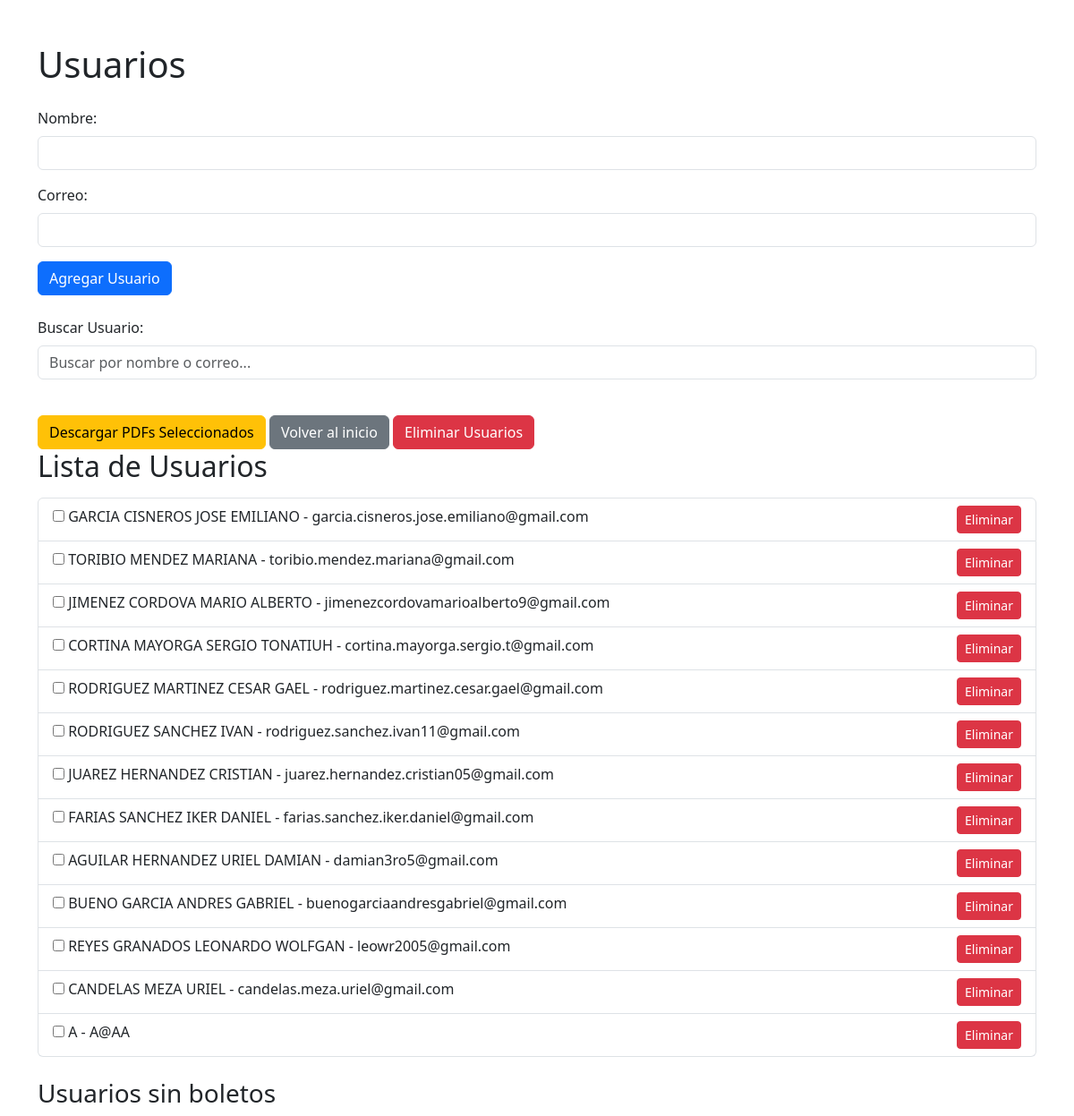
The page /usuarios on the database as committed earlier.
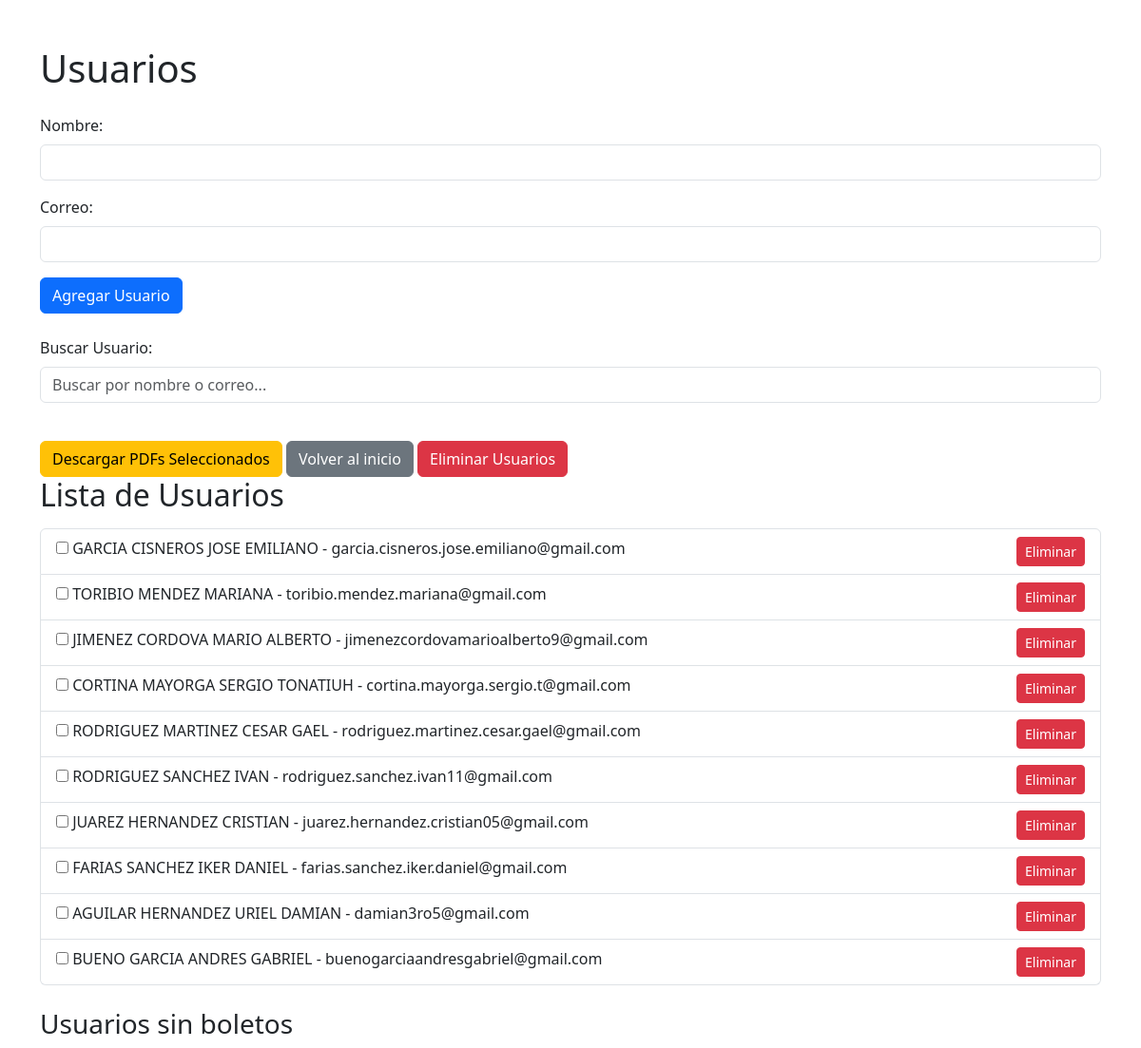
The same page on the database as committed later.
### app.py (models this page shows)
class Usuario(db.Model):
    id = db.Column(db.Integer, primary_key=True)
    nombre = db.Column(db.String(100), nullable=False)
    correo = db.Column(db.String(100), unique=True, nullable=False)
    boletos = db.relationship('Boleto', backref='usuario', lazy=True)

### app.py (the view, shortened to what this page needs)
@app.route('/usuarios', methods=['GET', 'POST'])
def usuarios():
    usuarios = Usuario.query.all()
    return render_template('usuarios.html', usuarios=usuarios)

### templates/usuarios.html (shortened to what this page needs)
<!DOCTYPE html>
<html lang="es">
  <head>
    <link
      href="https://cdn.jsdelivr.net/npm/bootstrap@5.3.0-alpha1/dist/css/bootstrap.min.css"
      rel="stylesheet"
    />
  </head>
  <body>
    <div class="container mt-5">
      <h1 class="mb-4">Usuarios</h1>
      <form method="POST" class="mb-4">
        <div class="mb-3">
          <label for="nombre" class="form-label">Nombre:</label>
          <input
            type="text"
            name="nombre"
            id="nombre"
            class="form-control"
            required
          />
        </div>
        <div class="mb-3">
          <label for="correo" class="form-label">Correo:</label>
          <input
            type="email"
            name="correo"
            id="correo"
            class="form-control"
            required
          />
        </div>
        <button type="submit" class="btn btn-primary">Agregar Usuario</button>
      </form>
      <div class="mb-4">
        <label for="buscar" class="form-label">Buscar Usuario:</label>
        <input
          type="text"
          id="buscar"
          class="form-control"
          placeholder="Buscar por nombre o correo..."
        />
      </div>
      <button id="descargar-seleccionados" class="btn btn-warning mt-3">
        Descargar PDFs Seleccionados
      </button>
      <a href="/" class="btn btn-secondary mt-3">Volver al inicio</a>
      <button id="eliminar-usuarios" class="btn btn-danger mt-3">
        Eliminar Usuarios
      </button>
      <h2 class="mb-3">Lista de Usuarios</h2>
      <ul class="list-group" id="lista-usuarios">
        {% for usuario in usuarios %}
        <li class="list-group-item">
          <input
            type="checkbox"
            class="seleccionar-usuario"
            data-usuario-id="{{ usuario.id }}"
          />
          {{ usuario.nombre }} - {{ usuario.correo }}
          <button
            class="btn btn-sm btn-danger float-end eliminar-usuario"
            data-usuario-id="{{ usuario.id }}"
          >
            Eliminar
          </button>
        </li>
        {% endfor %}
      </ul>
      <h3 class="mt-4">Usuarios sin boletos</h3>
    </div>
  </body>
</html>

Rows that differ between the two databases and show on the page:
removed Usuario: nombre "REYES GRANADOS LEONARDO WOLFGAN", correo "leowr2005@gmail.com"
removed Usuario: nombre "CANDELAS MEZA URIEL", correo "candelas.meza.uriel@gmail.com"
removed Usuario: nombre "A", correo "A@AA"
